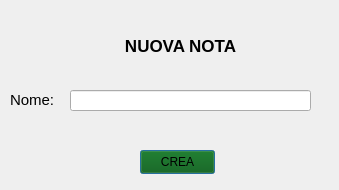
<?xml version="1.0" encoding="UTF-8"?>
<ui version="4.0">
 <class>NewNoteDialog</class>
 <widget class="QDialog" name="NewNoteDialog">
  <property name="geometry">
   <rect>
    <x>0</x>
    <y>0</y>
    <width>339</width>
    <height>190</height>
   </rect>
  </property>
  <property name="windowTitle">
   <string>NewNoteDialog</string>
  </property>
  <widget class="QPushButton" name="notecreationbutton">
   <property name="geometry">
    <rect>
     <x>140</x>
     <y>150</y>
     <width>75</width>
     <height>24</height>
    </rect>
   </property>
   <property name="styleSheet">
    <string notr="true">background-color:rgb(0, 85, 0)</string>
   </property>
   <property name="text">
    <string>CREA</string>
   </property>
  </widget>
  <widget class="QLabel" name="label_2">
   <property name="geometry">
    <rect>
     <x>10</x>
     <y>90</y>
     <width>51</width>
     <height>20</height>
    </rect>
   </property>
   <property name="font">
    <font>
     <pointsize>11</pointsize>
    </font>
   </property>
   <property name="text">
    <string>Nome:</string>
   </property>
  </widget>
  <widget class="QLabel" name="errorcreationlabel">
   <property name="enabled">
    <bool>false</bool>
   </property>
   <property name="geometry">
    <rect>
     <x>80</x>
     <y>120</y>
     <width>221</width>
     <height>20</height>
    </rect>
   </property>
   <property name="font">
    <font>
     <pointsize>11</pointsize>
    </font>
   </property>
   <property name="styleSheet">
    <string notr="true">color:red;</string>
   </property>
   <property name="text">
    <string/>
   </property>
  </widget>
  <widget class="QLineEdit" name="notetitlebox">
   <property name="geometry">
    <rect>
     <x>70</x>
     <y>90</y>
     <width>241</width>
     <height>21</height>
    </rect>
   </property>
  </widget>
  <widget class="QLabel" name="label">
   <property name="geometry">
    <rect>
     <x>120</x>
     <y>30</y>
     <width>121</width>
     <height>31</height>
    </rect>
   </property>
   <property name="font">
    <font>
     <pointsize>13</pointsize>
     <bold>true</bold>
    </font>
   </property>
   <property name="text">
    <string>NUOVA NOTA</string>
   </property>
   <property name="alignment">
    <set>Qt::AlignmentFlag::AlignCenter</set>
   </property>
  </widget>
 </widget>
 <resources/>
 <connections/>
</ui>
